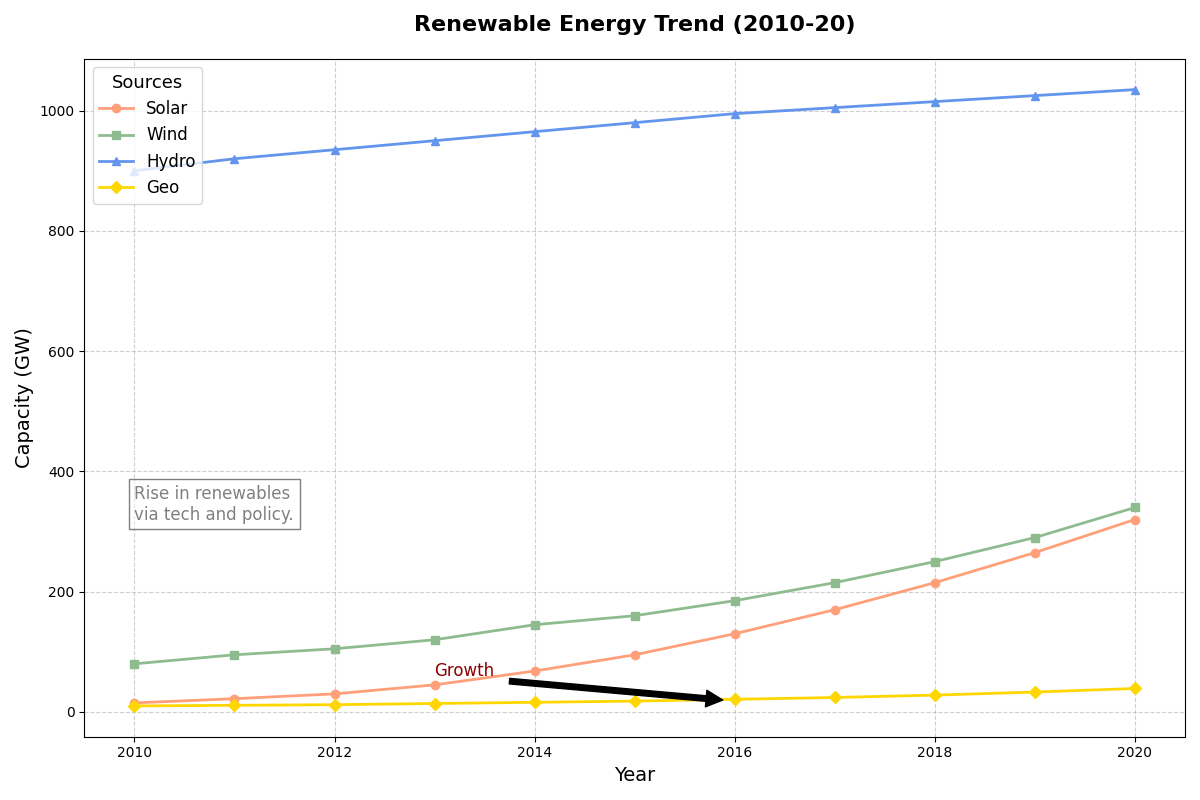

Source code (Python):
import matplotlib.pyplot as plt
import numpy as np

years = np.arange(2010, 2021)
solar_energy = [15, 22, 30, 45, 68, 95, 130, 170, 215, 265, 320]
wind_energy = [80, 95, 105, 120, 145, 160, 185, 215, 250, 290, 340]
hydro_energy = [900, 920, 935, 950, 965, 980, 995, 1005, 1015, 1025, 1035]
geothermal_energy = [10, 11, 12, 14, 16, 18, 21, 24, 28, 33, 39]

fig, ax = plt.subplots(figsize=(12, 8))

ax.plot(years, solar_energy, marker='o', linestyle='-', color='#FFA07A', linewidth=2, label='Solar')
ax.plot(years, wind_energy, marker='s', linestyle='-', color='#8FBC8F', linewidth=2, label='Wind')
ax.plot(years, hydro_energy, marker='^', linestyle='-', color='#6495ED', linewidth=2, label='Hydro')
ax.plot(years, geothermal_energy, marker='D', linestyle='-', color='#FFD700', linewidth=2, label='Geo')

plt.title('Renewable Energy Trend (2010-20)', fontsize=16, fontweight='bold', pad=20)
plt.xlabel('Year', fontsize=14)
plt.ylabel('Capacity (GW)', fontsize=14)

plt.grid(True, linestyle='--', alpha=0.6)

plt.legend(title='Sources', title_fontsize='13', fontsize='12', loc='upper left')

ax.annotate('Growth', xy=(2016, 18), xytext=(2013, 60),
             arrowprops=dict(facecolor='black', shrink=0.05), fontsize=12, color='darkred')

plt.text(2010, 320, "Rise in renewables\nvia tech and policy.",
         fontsize=12, color='grey', bbox=dict(facecolor='white', alpha=0.5))

plt.tight_layout()

plt.show()
